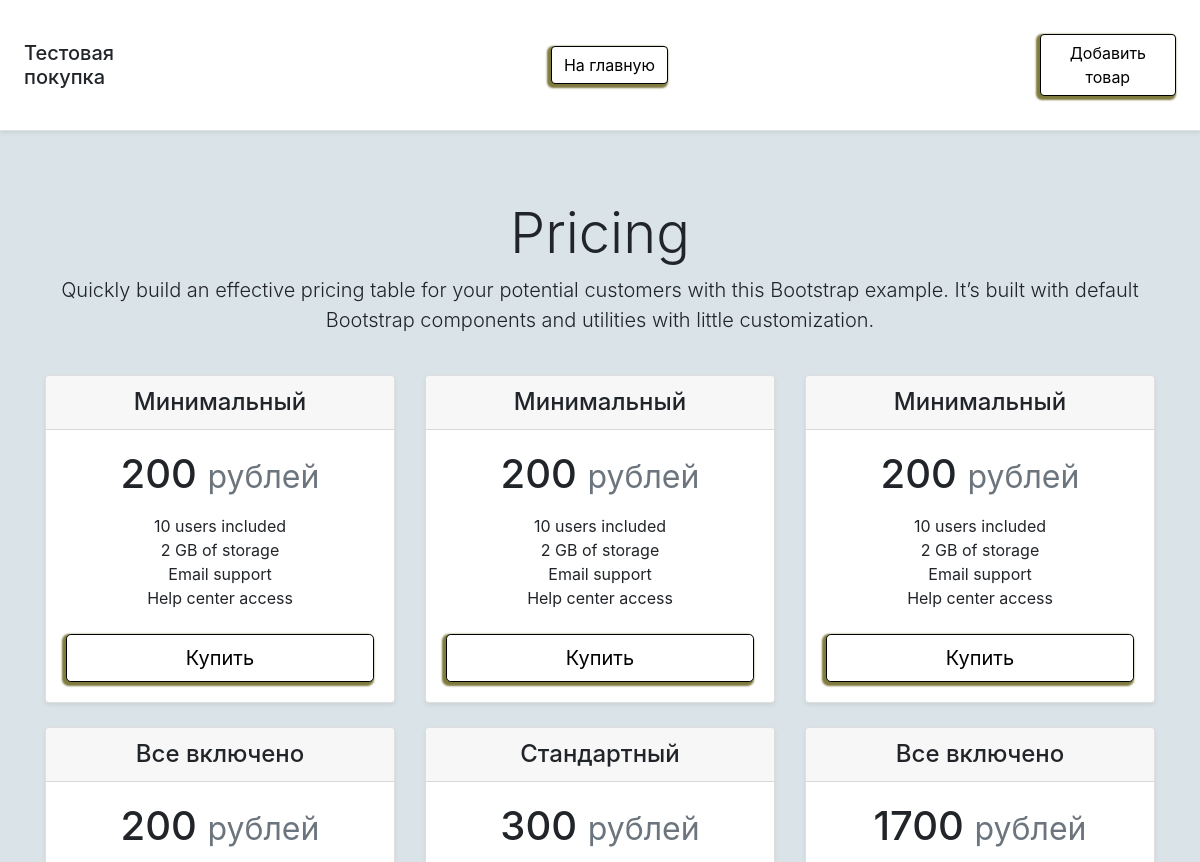
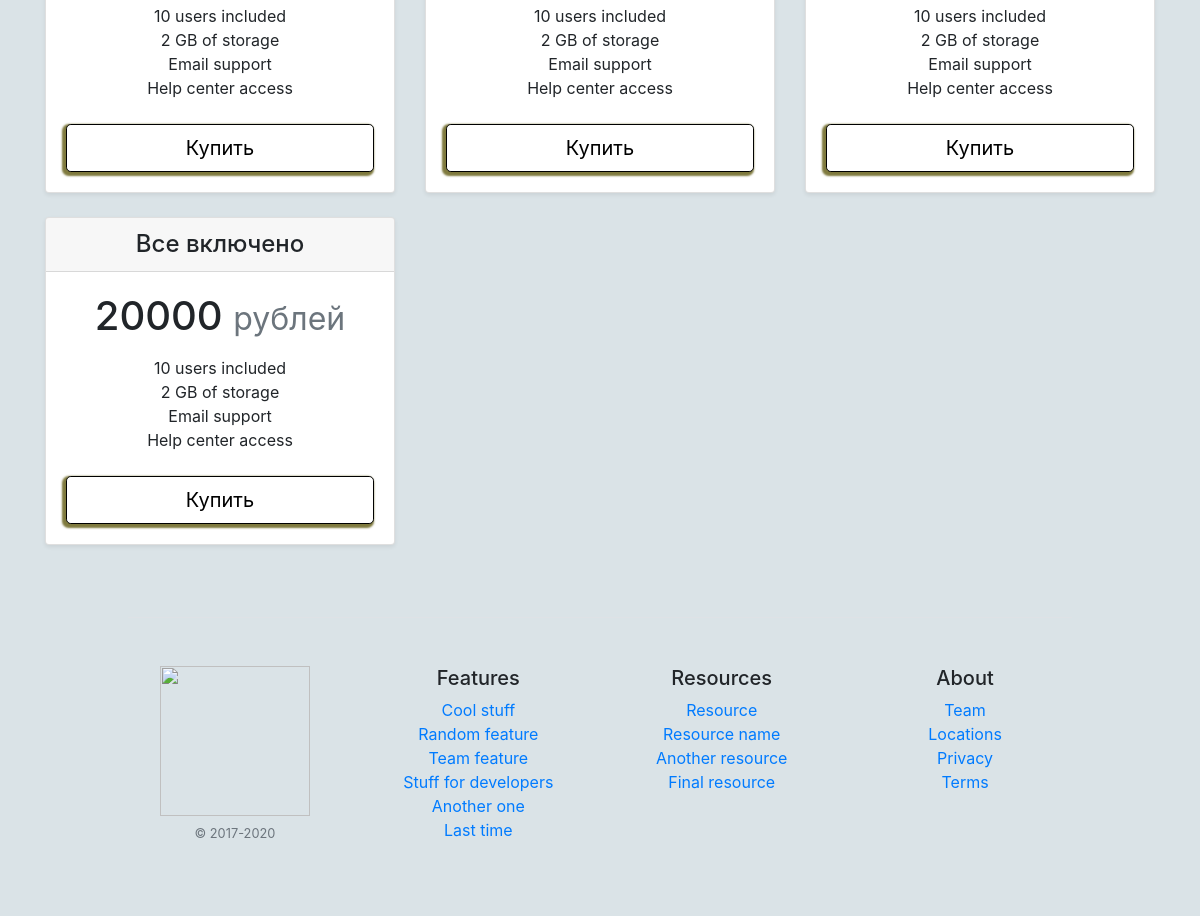
Page /shop on the committed database (2 pictures, top to bottom).
### flaskblog/models.py (models this page shows, shortened)
class Item(db.Model):
    id = db.Column(db.Integer(), primary_key=True)
    titles = db.Column(db.String(100), nullable=False)
    price = db.Column(db.Integer(), nullable=False)
    isActive = db.Column(db.Boolean(), default=True)

### flaskblog/routes.py (the view)
@app.route('/shop')
def shop():
    items = Item.query.order_by(Item.price).all()
    return render_template('shop.html', data=items)

### flaskblog/templates/shop.html (shortened to what this page needs)
<!DOCTYPE html>
<html lang="en">
<head>
    <link rel="stylesheet" href="https://stackpath.bootstrapcdn.com/bootstrap/4.5.2/css/bootstrap.min.css">
    <link rel="stylesheet" href="https://cdn.jsdelivr.net/npm/bootstrap@4.5.3/dist/css/bootstrap.min.css">
    <link rel="stylesheet" href="fonts/font-awesome/css/font-awesome.min.css">
    <link rel="stylesheet", href="{{ url_for('static', filename='styles.css') }}">
</head>
<body>
    <header class="d-flex flex-column flex-md-row align-items-center p-3 px-md-4 mb-3 bg-white border-bottom shadow-sm">
      <p class="h5 my-0 me-md-auto fw-normal">Тестовая покупка</p>
      <nav class="my-2 my-md-0 me-md-3">
        <a type="button" class="btn btn-success"href="{{ url_for('about') }}" role="button">На главную</a>
      </nav>
      <a class="btn btn-outline-primary" href="{{ url_for('create') }}">Добавить товар</a>
    </header>
    <main class="container">
      <div class="pricing-header px-3 py-3 pt-md-5 pb-md-4 mx-auto text-center">
        <h1 class="display-4">Pricing</h1>
        <p class="lead">Quickly build an effective pricing table for your potential customers with this Bootstrap example. It’s built with default Bootstrap components and utilities with little customization.</p>
      </div>
      <div class="row row-cols-1 row-cols-md-3 mb-3 text-center">
      {% for el in data %}
        <div class="col">
          <div class="card mb-4 shadow-sm">
          <div class="card-header">
            <h4 class="my-0 fw-normal">{{ el.titles }}</h4>
          </div>
          <div class="card-body">
            <h1 class="card-title pricing-card-title">{{ el.price }} <small class="text-muted">рублей</small></h1>
            <ul class="list-unstyled mt-3 mb-4">
              <li>10 users included</li>
              <li>2 GB of storage</li>
              <li>Email support</li>
              <li>Help center access</li>
            </ul>
            <a href="/buy/{{ el.id }}" class="w-100 btn btn-lg btn-outline-primary">Купить</a>
          </div>
        </div>
        </div>
      {% endfor %}
      </div>
      <footer class="pt-4 my-md-5 pt-md-5 border-top">
        <div class="row">
          <div class="col-12 col-md">
            <img class="mb-2" src="/docs/5.0/assets/brand/bootstrap-logo.svg" alt="" width="24" height="19">
            <small class="d-block mb-3 text-muted">© 2017-2020</small>
          </div>
          <div class="col-6 col-md">
            <h5>Features</h5>
            <ul class="list-unstyled text-small">
              <li><a class="link-secondary" href="#">Cool stuff</a></li>
              <li><a class="link-secondary" href="#">Random feature</a></li>
              <li><a class="link-secondary" href="#">Team feature</a></li>
              <li><a class="link-secondary" href="#">Stuff for developers</a></li>
              <li><a class="link-secondary" href="#">Another one</a></li>
              <li><a class="link-secondary" href="#">Last time</a></li>
            </ul>
          </div>
          <div class="col-6 col-md">
            <h5>Resources</h5>
            <ul class="list-unstyled text-small">
              <li><a class="link-secondary" href="#">Resource</a></li>
              <li><a class="link-secondary" href="#">Resource name</a></li>
              <li><a class="link-secondary" href="#">Another resource</a></li>
              <li><a class="link-secondary" href="#">Final resource</a></li>
            </ul>
          </div>
          <div class="col-6 col-md">
            <h5>About</h5>
            <ul class="list-unstyled text-small">
              <li><a class="link-secondary" href="#">Team</a></li>
              <li><a class="link-secondary" href="#">Locations</a></li>
              <li><a class="link-secondary" href="#">Privacy</a></li>
              <li><a class="link-secondary" href="#">Terms</a></li>
            </ul>
          </div>
        </div>
      </footer>
    </main>
    </body>
</html>

### flaskblog/static/styles.css (style rules this page uses)
nav, .sidebar, main, article, footer { text-align: center; padding: 5px; margin: 5px; }
nav, .sidebar, main, footer { width: 85%; margin: auto; }
body { background: #DAE3E7; margin: auto; }
header { background: black; padding: 30px 0; }
.container { overflow: hidden; }
nav, footer { padding: 30px 0px 30px 0px; }
footer { overflow: auto; }
.btn { background-color: white; color: black; box-shadow: -2px 2px 2px 2px #7f7a3e; animation-name: rainbow; border: 1px solid #000000; }
img { width: 150px; height: 150px; }

### rows in the picture
Item: titles "Минимальный", price "200"
Item: titles "Минимальный", price "200"
Item: titles "Минимальный", price "200"
Item: titles "Все включено", price "200"
Item: titles "Стандартный", price "300"
Item: titles "Все включено", price "1700"
Item: titles "Все включено", price "20000"
